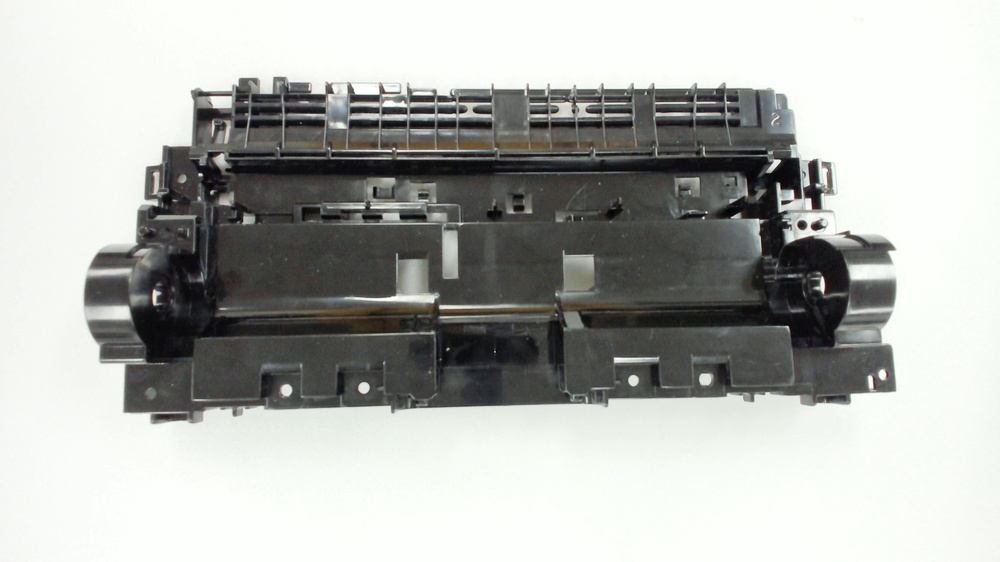
#> input picture img/defect1.jpg, 1000 x 562 px, shrunk from 3840 x 2160 before the run, given in place of the camera
$ python edge.py   (older library calls are emulated)
#> lines starting #> are read from the running program, lines starting #| are printed output that depends on the picture; after the words box and inside, x2 and y2 are one past the last pixel; in counts of white or black regions, pixels touching at a corner belong together
import cv2
import numpy as np
cap = cv2.VideoCapture(0)
while True:
    _, frame = cap.read()
#> frame is the input picture: shape (562, 1000, 3); mean B, G, R 176.5, 180.3, 178.4
    frame = cv2.cvtColor(frame, cv2.COLOR_BGR2GRAY)
#> frame: shape (562, 1000)
    blurred_frame = cv2.GaussianBlur(frame, (5, 5), 0)
    laplacian = cv2.Laplacian(blurred_frame, cv2.CV_64F)
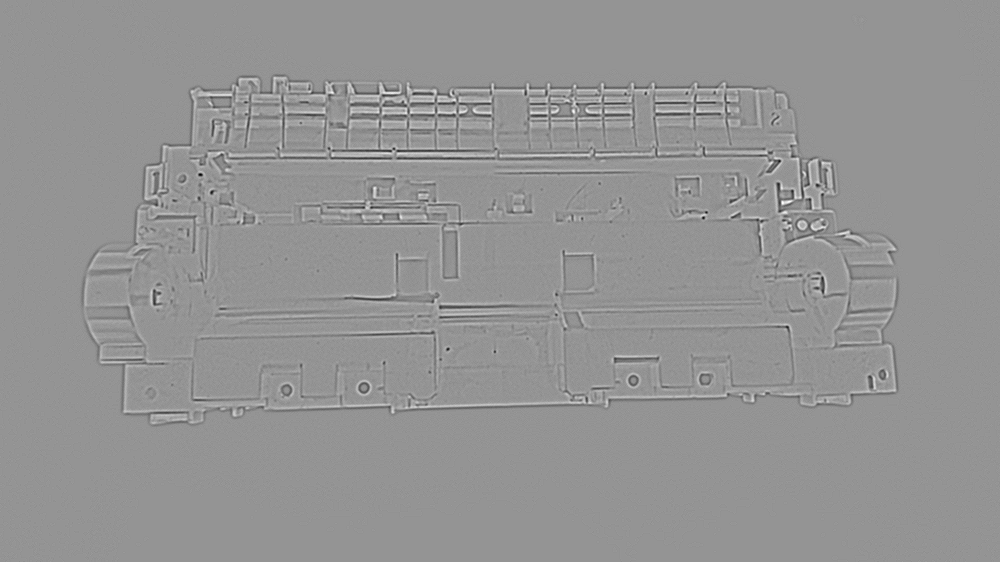
#> laplacian: shape (562, 1000) float64; min -83, max 60, mean 0; drawn with min black and max white
    canny = cv2.Canny(blurred_frame, 100, 150)
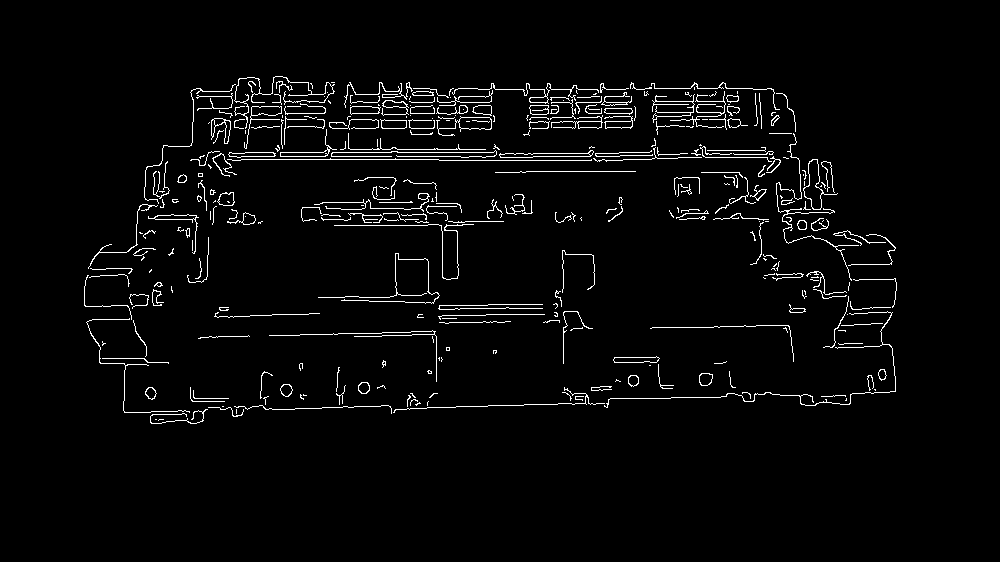
#> canny: shape (562, 1000); 3% white in thin lines or dots, all inside (x1, y1, x2, y2) = (84, 76, 897, 424)
    cv2.imshow("Frame", frame)
    cv2.imshow("Laplacian", laplacian)
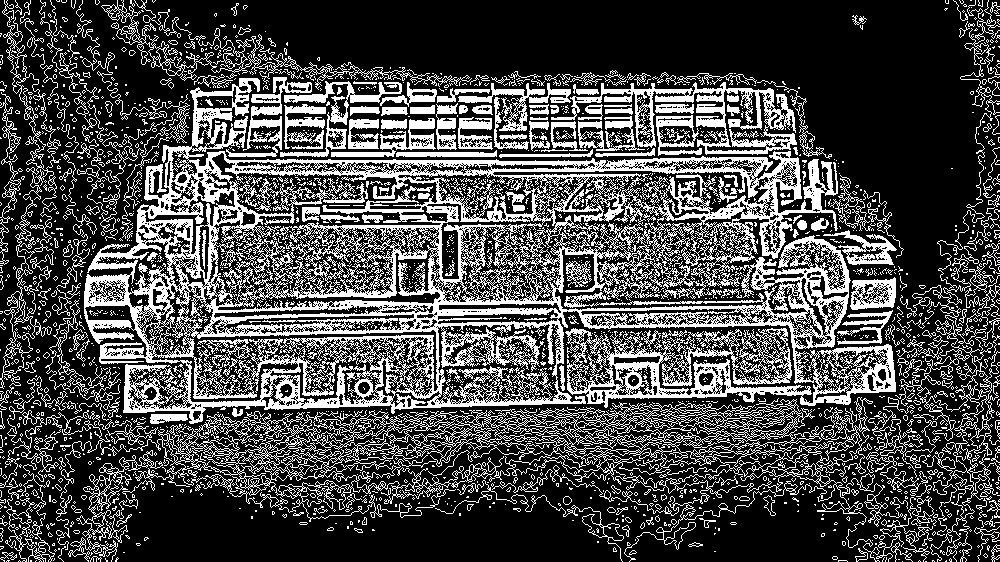
#> window 'Laplacian': shape (562, 1000); 29% white in thin lines or dots
    cv2.imshow("Canny", canny)
    key = cv2.waitKey(1)
#> (key Esc is pressed here)
    if key == 27:
        break
cap.release()
cv2.destroyAllWindows()
